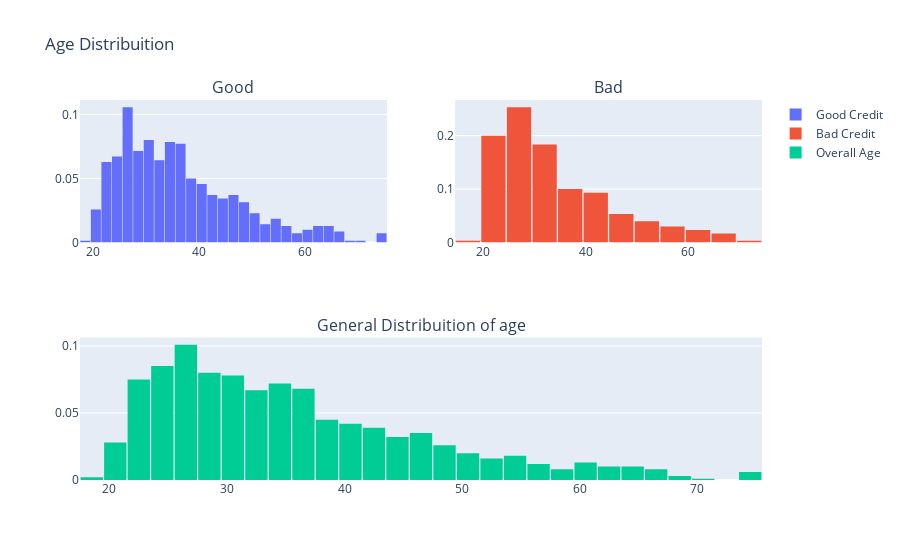

This figure's notebook cell:
### Code cell
configure_plotly_browser_state()
#-------------------------------------------------------------------------------
df_good = df.loc[df["label"] == 1]['age'].values.tolist()
df_bad = df.loc[df["label"] == 2]['age'].values.tolist()
df_age = df['age'].values.tolist()

#First plot
trace0 = go.Histogram(
    x=df_good,
    histnorm='probability',
    name="Good Credit"
)
#Second plot
trace1 = go.Histogram(
    x=df_bad,
    histnorm='probability',
    name="Bad Credit"
)
#Third plot
trace2 = go.Histogram(
    x=df_age,
    histnorm='probability',
    name="Overall Age"
)

#Creating the grid
fig = tls.make_subplots(rows=2, cols=2, specs=[[{}, {}], [{'colspan': 2}, None]],
                          subplot_titles=('Good','Bad', 'General Distribuition of age'))

#setting the figs
fig.append_trace(trace0, 1, 1)
fig.append_trace(trace1, 1, 2)
fig.append_trace(trace2, 2, 1)

fig['layout'].update(showlegend=True, title='Age Distribuition', bargap=0.05)
py.iplot(fig, filename='custom-sized-subplot-with-subplot-titles')

### Figure 1 — Plotly figure (JSON) as saved in the notebook; plotly's stock layout.template omitted (floating-point values rounded to 4 significant figures; data arrays with more than 128 entries replaced by an {"elided": "..."} marker saying what was removed)
{"data": [{"histnorm": "probability", "name": "Good Credit", "x": {"elided": "700 int values"}, "xaxis": "x", "yaxis": "y", "type": "histogram"}, {"histnorm": "probability", "name": "Bad Credit", "x": {"elided": "300 int values"}, "xaxis": "x2", "yaxis": "y2", "type": "histogram"}, {"histnorm": "probability", "name": "Overall Age", "x": {"elided": "1000 int values"}, "xaxis": "x3", "yaxis": "y3", "type": "histogram"}], "layout": {"annotations": [{"font": {"size": 16}, "showarrow": false, "text": "Good", "x": 0.225, "xanchor": "center", "xref": "paper", "y": 1, "yanchor": "bottom", "yref": "paper"}, {"font": {"size": 16}, "showarrow": false, "text": "Bad", "x": 0.775, "xanchor": "center", "xref": "paper", "y": 1, "yanchor": "bottom", "yref": "paper"}, {"font": {"size": 16}, "showarrow": false, "text": "General Distribuition of age", "x": 0.5, "xanchor": "center", "xref": "paper", "y": 0.375, "yanchor": "bottom", "yref": "paper"}], "bargap": 0.05, "showlegend": true, "title": {"text": "Age Distribuition"}, "xaxis": {"anchor": "y", "domain": [0, 0.45]}, "yaxis": {"anchor": "x", "domain": [0.625, 1]}, "xaxis2": {"anchor": "y2", "domain": [0.55, 1]}, "yaxis2": {"anchor": "x2", "domain": [0.625, 1]}, "xaxis3": {"anchor": "y3", "domain": [0, 1]}, "yaxis3": {"anchor": "x3", "domain": [0, 0.375]}}}
